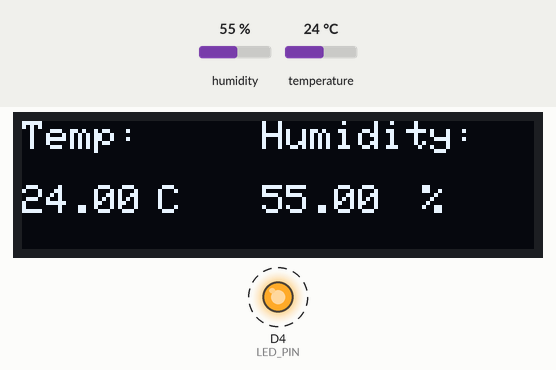
This sketch was run on a simulated ESP8266 (NodeMCU). Shown: 128×32 one-colour display, output pins drawn as LEDs (lit = HIGH). Dashed ring = blinking. The inputs (shaded band) are chosen by the test bench; at power-on: humidity 55 %, temperature 24 °C. WiFi joins after 1.5 s; servers stay silent unless stated; what the sketch prints to the serial monitor is not drawn.

Above: at 3.2 s.
3.3 s: humidity set to 22 %
At 4.5 s:
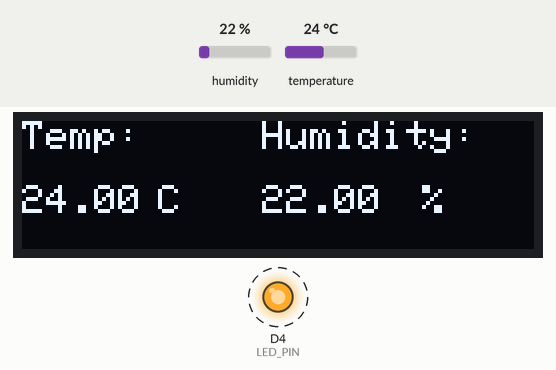
9.3 s: temperature set to 12 °C
At 10.7 s:
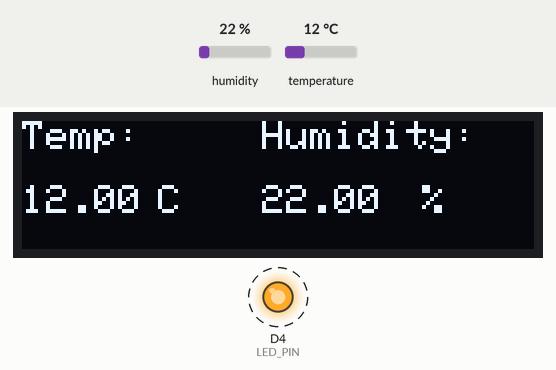
13.7 s: humidity set to 40 %
At 15.2 s:
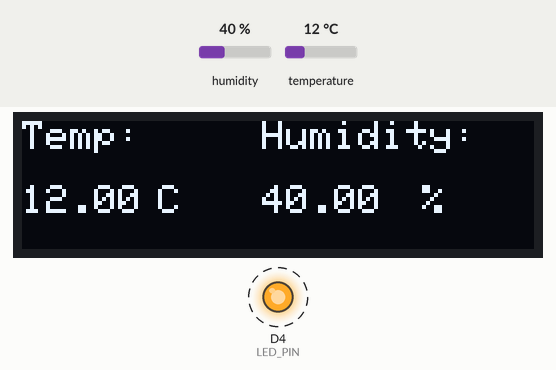
17.8 s: temperature set to 19 °C
At 19.7 s:
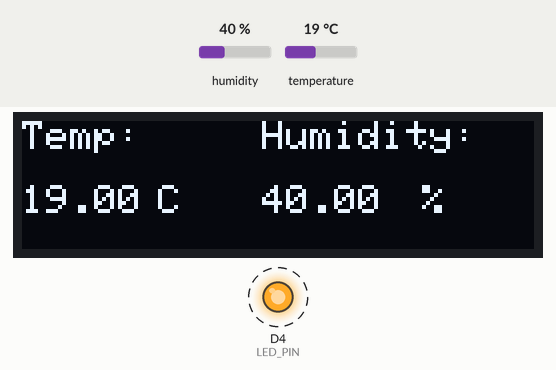
Timing chart, 0 to 22.9 s (numbered marks = the images above; inputs shaded):
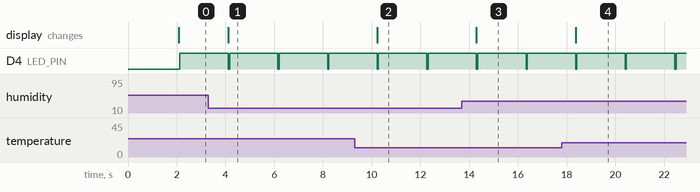

The sketch:

Temp_Humid.ino
```cpp
#include <ESP8266WiFi.h>
#include <ThingSpeak.h>
#include <Adafruit_SSD1306.h>
#include <Adafruit_GFX.h>
#include <DHT.h>

// OLED Display Settings
#define LED_PIN 2
#define SCREEN_WIDTH 128
#define SCREEN_HEIGHT 32
#define OLED_RESET -1
Adafruit_SSD1306 display(SCREEN_WIDTH, SCREEN_HEIGHT, &Wire, OLED_RESET);

// DHT Sensor Settings
#define DHTPIN D5          // GPIO14 on ESP8266
#define DHTTYPE DHT11
DHT dht(DHTPIN, DHTTYPE);

// Wi-Fi and ThingSpeak settings
const char* ssid = "Your_WiFi_SSID";            // Enter your Wi-Fi SSID
const char* password = "WiFi_password";    // Enter your Wi-Fi Password
unsigned long myChannelNumber = "ThinkSpeak_ID";    // Enter your ThingSpeak channel number
const char * myWriteAPIKey = "ThinkSpeak_Write_API_key";

WiFiClient client;

// Timing variables
unsigned long previousMillisOLED = 0;
unsigned long previousMillisThingSpeak = 0;

void setup() {
    Serial.begin(115200);
    dht.begin();

    // Setup OLED
    if (!display.begin(SSD1306_SWITCHCAPVCC, 0x3C)) {  // Try address 0x3C
        Serial.println(F("SSD1306 allocation failed"));
        for (;;);
    }
    display.clearDisplay();
    display.display();

    // Setup Wi-Fi
    WiFi.begin(ssid, password);
    Serial.print("Connecting to WiFi...");
    while (WiFi.status() != WL_CONNECTED) {
        delay(1000);
        Serial.print(".");
    }
    Serial.println("\nWiFi connected");

    // Initialize ThingSpeak
    ThingSpeak.begin(client);
    // Blink on board LED
    pinMode(LED_PIN, OUTPUT);

}

void loop() {
    unsigned long currentMillis = millis();

    // Update OLED Display every 2 seconds
    if (currentMillis - previousMillisOLED >= 2000) {
        previousMillisOLED = currentMillis;

        float temp = dht.readTemperature();
        float hum = dht.readHumidity();

        // Check if reading is valid
        if (isnan(temp) || isnan(hum)) {
            Serial.println("Failed to read from DHT sensor!");
            return;
        }

        // Display on OLED
        display.clearDisplay();
        display.setTextSize(1);
        display.setTextColor(SSD1306_WHITE);
        display.setCursor(0, 0);
        display.print("Temp: ");
        display.setCursor(0, 16);
        display.print(temp);
        display.setCursor(28, 16);
        display.println(" C");
        display.setCursor(60, 0);
        display.print("Humidity: ");
        display.setCursor(60, 16);
        display.print(hum);
        display.setCursor(94, 16);
        display.println(" %");
        display.display();
    }

    // Update ThingSpeak every 30 seconds
    if (currentMillis - previousMillisThingSpeak >= 1800000) {  // 1800000 ms = 30 minutes
        previousMillisThingSpeak = currentMillis;

        float temp = dht.readTemperature();
        float hum = dht.readHumidity();

        // Write data to ThingSpeak
        ThingSpeak.setField(1, temp);
        ThingSpeak.setField(2, hum);
        int x = ThingSpeak.writeFields(myChannelNumber, myWriteAPIKey);
        if (x == 200) {
            Serial.println("Channel update successful.");
        } else {
            Serial.println("Problem updating channel. HTTP error code " + String(x));
        }
    }
  // Turn the LED on
  digitalWrite(LED_PIN, LOW);  // LOW turns the LED on (inverted logic)
  delay(50);                 // Wait for 1 second

  // Turn the LED off
  digitalWrite(LED_PIN, HIGH); // HIGH turns the LED off
  delay(1950);
}
```

Measured:
- after the input at 3.3 s, the display: changes after 0.82 s (image 1)
- after the input at 9.3 s, the display: changes after 0.93 s (image 2)
- after the input at 13.7 s, the display: changes after 0.60 s (image 3)
- after the input at 17.8 s, the display: changes after 0.57 s (image 4)
- by itself, D4 (LED_PIN): alternates HIGH for 2.0 s and LOW for 0.05 s
